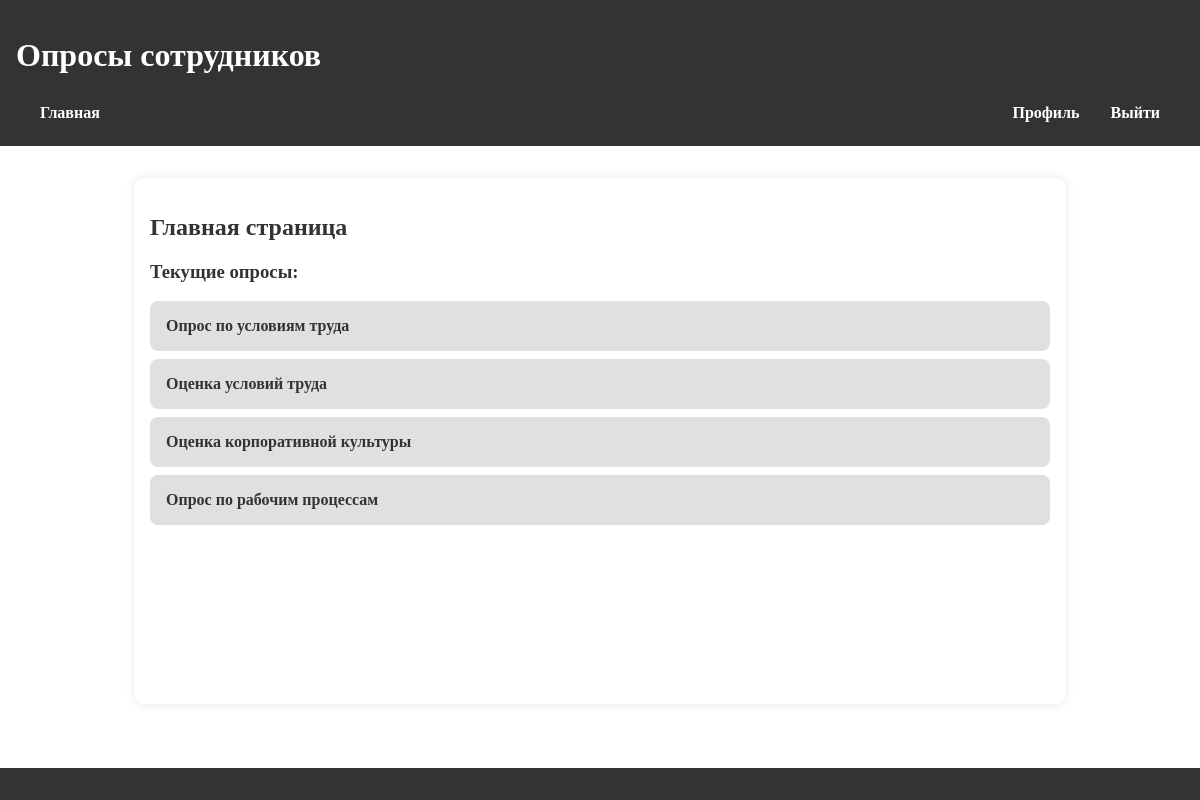
The app's page /home/ (signed in) with its own data.
### polls/models.py (models this page shows, shortened)
class Survey(models.Model):
    name = models.CharField(max_length=100)  # Название опроса
    description = models.TextField()  # Описание опроса
    is_active = models.BooleanField(default=True)  # Статус (активен ли опрос)
    allow_anonymous = models.BooleanField(default=False)

### polls/views.py (the view)
# urls.py: path('home/', views.employee_home, name='employee_home'),  # путь для домашней страницы
@login_required
def employee_home(request):
    all_surveys = Survey.objects.filter(is_active=True)
    completed_survey_ids = Answer.objects.filter(user=request.user).values_list('survey_id', flat=True).distinct()
    available_surveys = all_surveys.exclude(id__in=completed_survey_ids)
    return render(request, 'registration/home.html', {'surveys': available_surveys})

### templates/registration/home.html (shortened to what this page needs)
<!DOCTYPE html>
<html lang="en">
<head>
</head>
<body>
  {% extends "base_generic.html" %}
  {% block content %}
  <h2>Главная страница</h2>
    <h3>Текущие опросы:</h3>
    {% if surveys %}
      <ul>
            {% for survey in surveys %}
                <li><a href="{% url 'survey_detail' survey.id %}">{{ survey.name }}</a></li>
            {% endfor %}
      </ul>
    {% else %}
      <p>На данный момент нет активных опросов.</p>
    {% endif %}
  {% endblock %}

### polls/static/css/style.css (style rules this page uses)
html, body { height: 100%; margin: 0; padding: 0; display: flex; flex-direction: column; }
h2, h3 { color: #333; }
ul { list-style-type: none; padding: 0; }
li { background-color: #e0e0e0; margin: 0.5rem 0; padding: 1rem; border-radius: 8px; transition: background-color 0.3s; }
a { color: #333; text-decoration: none; font-weight: bold; }

### records on screen
Survey: name "Опрос по условиям труда"
Survey: name "Оценка условий труда"
Survey: name "Оценка корпоративной культуры"
Survey: name "Опрос по рабочим процессам"
